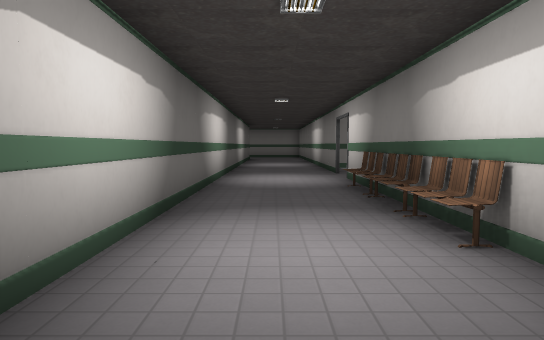
[1] (above)

23 first-person views from a walk through a 3-D level made in the Godot game engine. The camera is 1.5 m above the floor, tilts 4° down and sees 75° across. The floor is counted in squares, 2 m on a side. Each view is taken from the middle of a square. On the plan, view 1 faces up. The plan holds only what a view shows up to about 11 squares ahead; the rest is blank. The place goes on beyond the plan. Characters and animated objects are left out. Door leaves are left out where a doorway can be walked through. Some surface patterns are stand-ins.

[2]
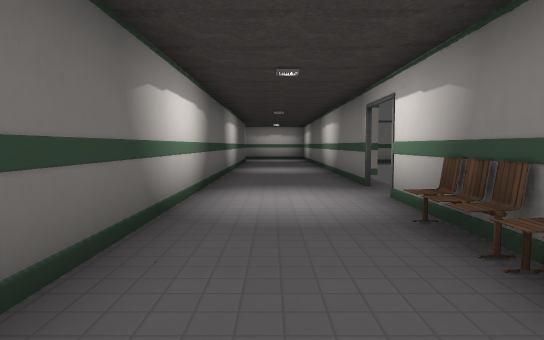

[3]
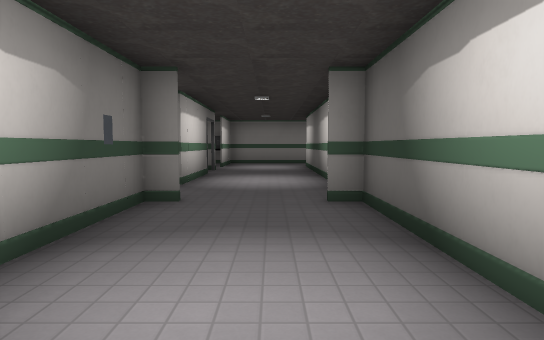

[4]
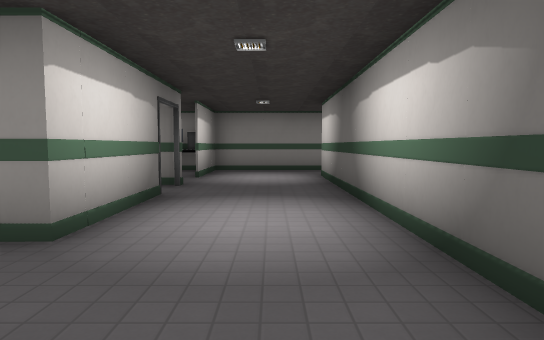

[5]
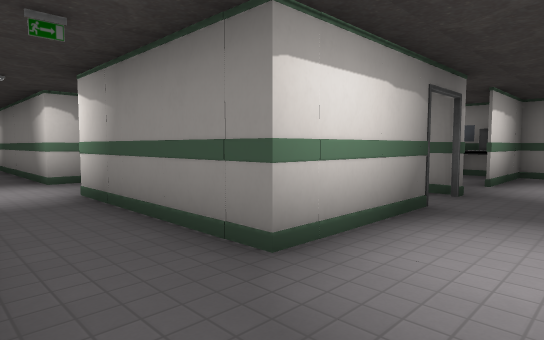

[6]
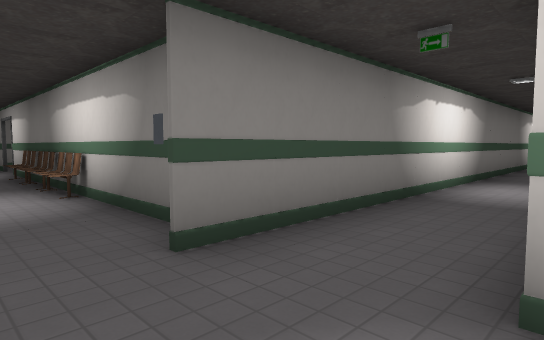

[7]
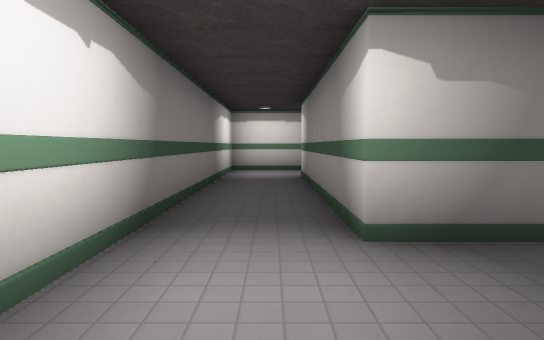

[8]
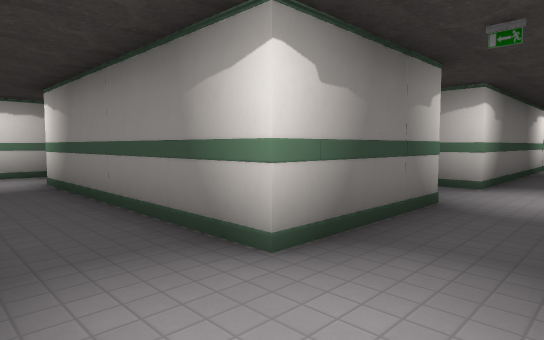

[9]
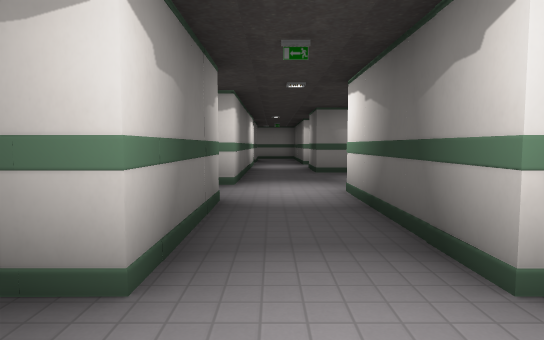

[10]
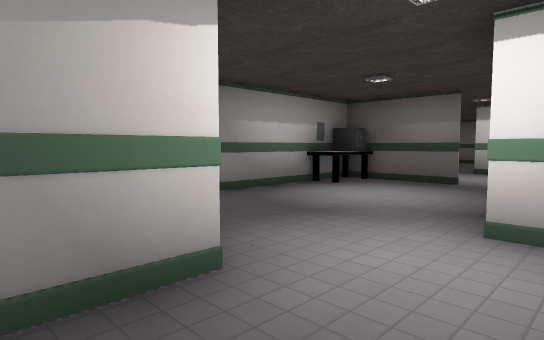

[11]
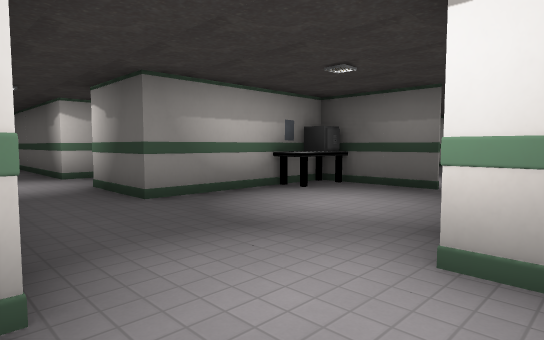

[12]
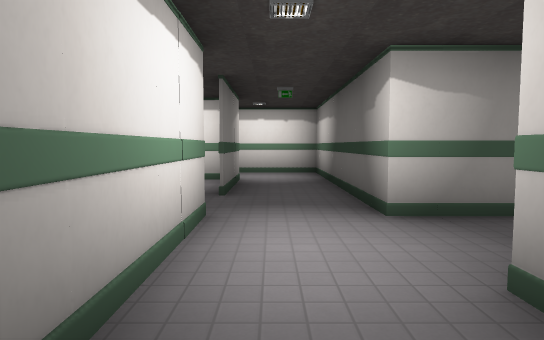

[13]
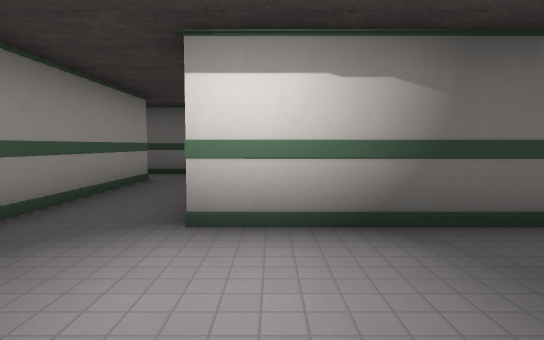

[14]
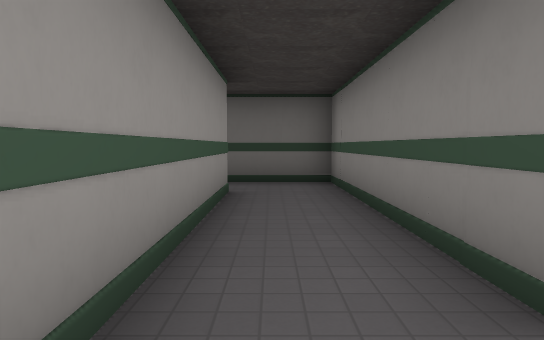

[15]
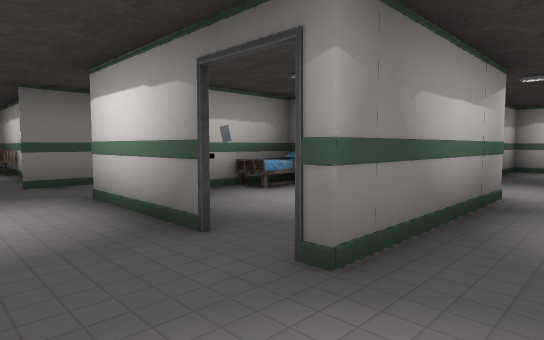

[16]
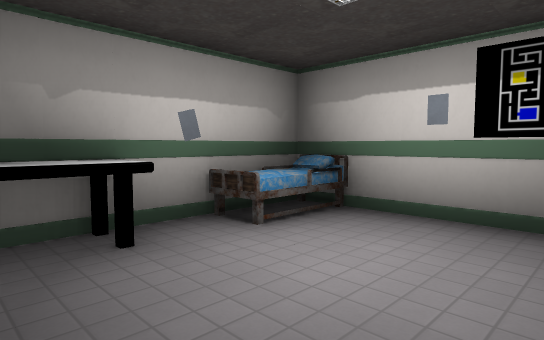

[17]
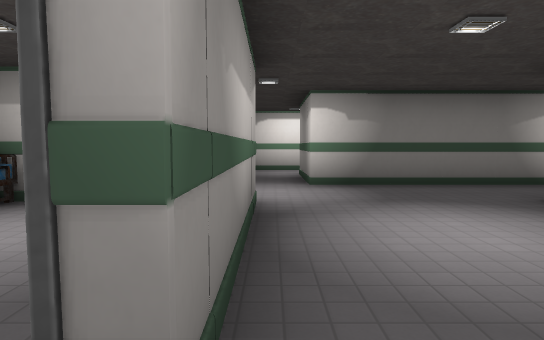

[18]
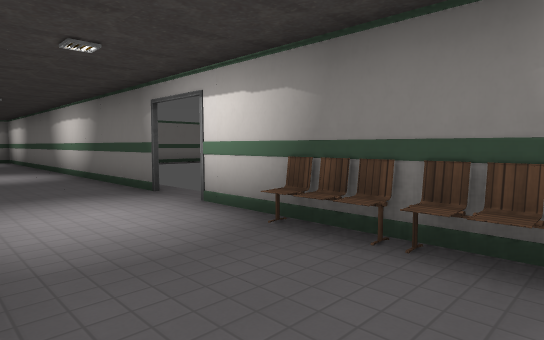

[19]
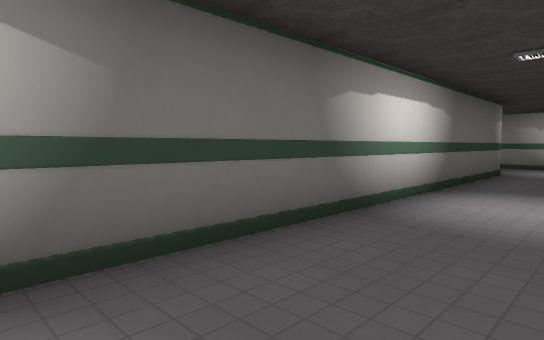

[20]
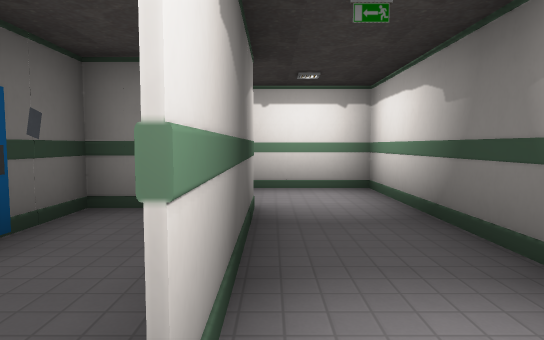

[21]
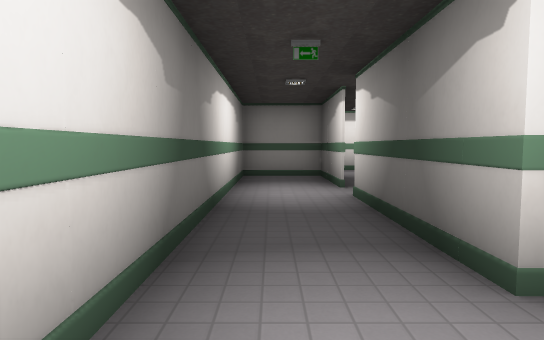

[22]
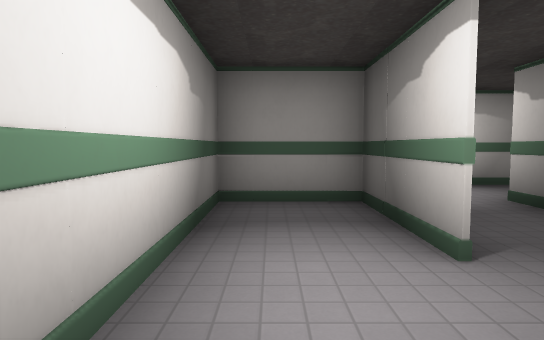

[23]
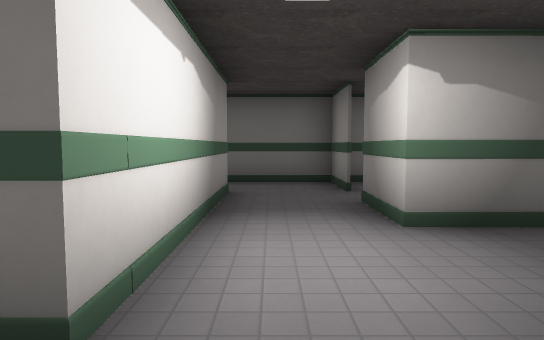

### Floor plan
Points are (right, up) in squares from view 1. A wall is a line through its corners. A room is listed if a view was taken in it or the views show most of it. See-through windows are left out.
Room 1 (views 1, 2, 3, 4, 5, 6, 18, 19)
walls: (1.7, 9.4) (1.7, 15.5); (1.1, -0.7) (1.7, -0.7) (1.7, 8.1); (-1.2, -0.7) (-0.8, -0.7); (-1.2, 15.5) (-1.2, -6.4); (1.7, -5.5) (1.7, -2.7)
ways out: opening at (2, -1.5) to room 2; opening at (0.5, -7) to room 5; opening at (2, -6) to room 6; open door at (2, 8.5)
objects: bench (1, 3); bench (1, 4); bench (1, 6)
Room 2 (views 7, 8, 9, 21, 22)
walls: (7.7, -2.7) (13.8, -2.7) (13.8, -6.2); (13.8, -7.2) (13.8, -9.7) (15.7, -9.7) (15.7, -0.8) (1.2, -0.8); (1.7, -2.7) (4.5, -2.7)
ways out: opening at (2, -1.5) to room 1; opening at (14, -7) to room 7; opening at (7, -3)
objects: pillow (5, -3); bed (6, -3)
Room 3 (views 10, 11)
walls: (7.7, -5.9) (7.7, -4.4); (7.7, -7.7) (10.3, -7.7); (11.7, -7.9) (11.7, -5.8) (10.5, -5.8); (5.8, -4.6) (5.8, -6.8)
ways out: opening at (7, -8) to room 5; opening at (7, -5); opening at (11, -8)
Room 4 (view 12)
walls: (7.7, -14.9) (7.7, -10.4); (5.8, -10.7) (5.8, -12.9)
ways out: opening at (7, -11) to room 5; opening at (6.5, -15) to room 8; opening at (4.5, -14)
Room 5 (views 13, 14, 15, 17)
walls: (1.7, -10.7) (1.7, -8.2); (1.8, -8.1) (1.8, -10.8); (-1.5, -8.8) (-7.2, -8.8) (-7.2, -11.2); (-1.2, -6.4) (-1.2, -8.9); (5.8, -6.8) (1.6, -6.8); (7.7, -10.4) (7.7, -7.7); (-5.7, -10.7) (5.8, -10.7)
ways out: opening at (0.5, -7) to room 1; opening at (7, -8) to room 3; opening at (7, -11) to room 4; opening at (-6, -11)
objects: table (3, -10)
Room 6 (view 16)
walls: (5.7, -5.6) (5.7, -3.2); (4.5, -2.8) (2.4, -2.8); (1.8, -6.7) (2.2, -6.7)
low walls: (4.2, -3.6) (4.2, -2.9)
ways out: opening at (2, -6) to room 1
objects: table (3, -3)
Room 7 (views 20, 23)
walls: (11.8, -8.5) (11.8, -9.8); (12.5, -11.7) (13.9, -11.7)
ways out: opening at (14, -7) to room 2; opening at (13, -6) to room 9; opening at (11.5, -11); opening at (14.5, -12.5)
Room 8 (no view inside)
walls: (7.7, -18.9) (7.7, -16.3); (5.8, -14.7) (5.8, -20.7) (8, -20.7)
ways out: opening at (6.5, -15) to room 4; opening at (8, -20); opening at (8, -16)
Room 9 (no view inside)
walls: (12.5, -2.8) (11.8, -2.8) (11.8, -4.2)
ways out: opening at (13, -6) to room 7

Where each view was taken, in squares from view 1:
view 1: 0 up, 0 right, facing up
view 2: 3 up, 0 right, facing up
view 3: 4 up, 0 right, facing down
view 4: 0 up, 0 right, facing down
view 5: 1 down, 0 right, facing down-right
view 6: 3 down, 0 right, facing up-right
view 7: 2 down, 5 right, facing right
view 8: 1 down, 6 right, facing down-right
view 9: 1 down, 7 right, facing down
view 10: 6 down, 9 right, facing down-left
view 11: 6 down, 8 right, facing down-left
view 12: 11 down, 7 right, facing down
view 13: 8 down, 2 right, facing left
view 14: 10 down, 0 right, facing left
view 15: 8 down, 0 right, facing up-right
view 16: 6 down, 2 right, facing up-right
view 17: 7 down, 1 right, facing right
view 18: 4 up, 1 left, facing up-right
view 19: 9 up, 1 right, facing up-left
view 20: 7 down, 14 right, facing up
view 21: 1 down, 15 right, facing down
view 22: 5 down, 15 right, facing down
view 23: 11 down, 15 right, facing left
